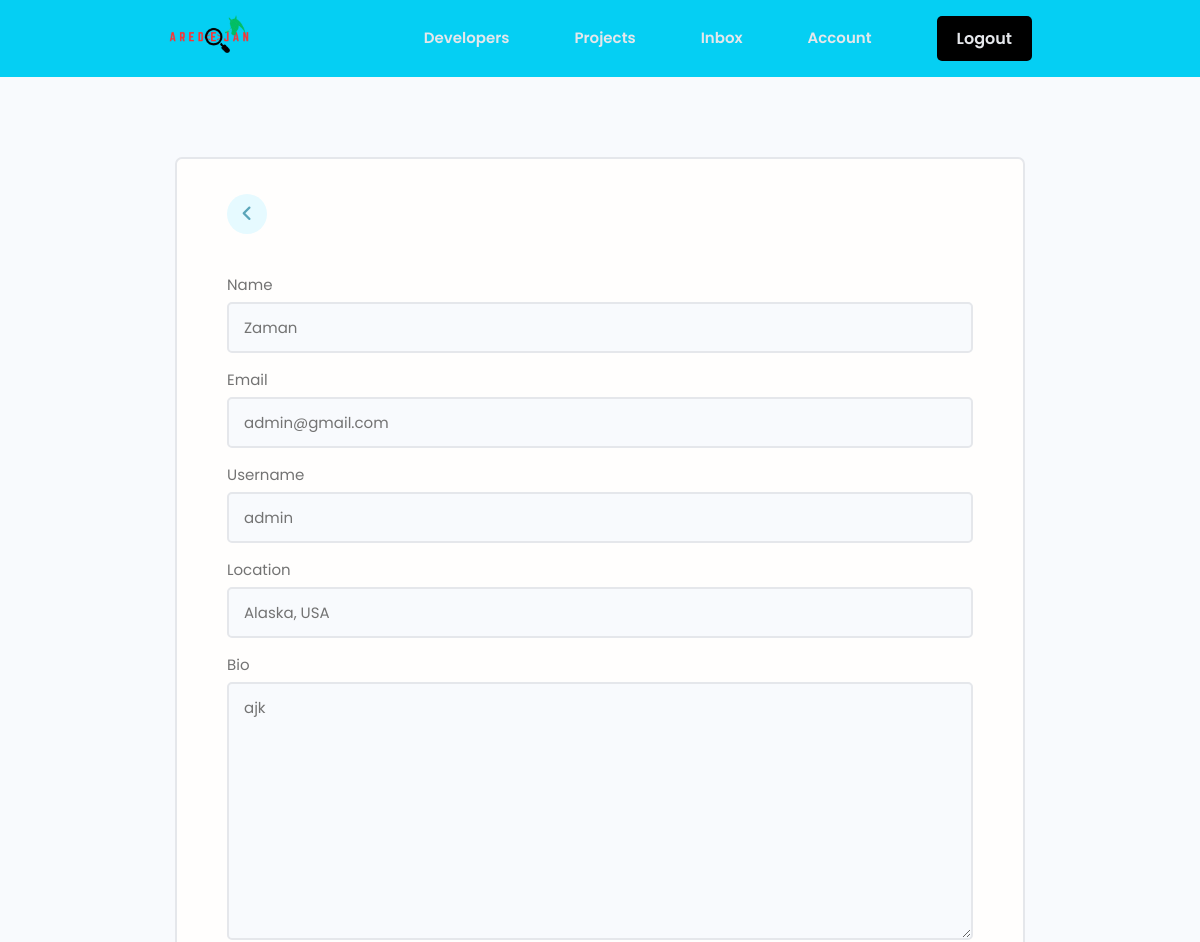
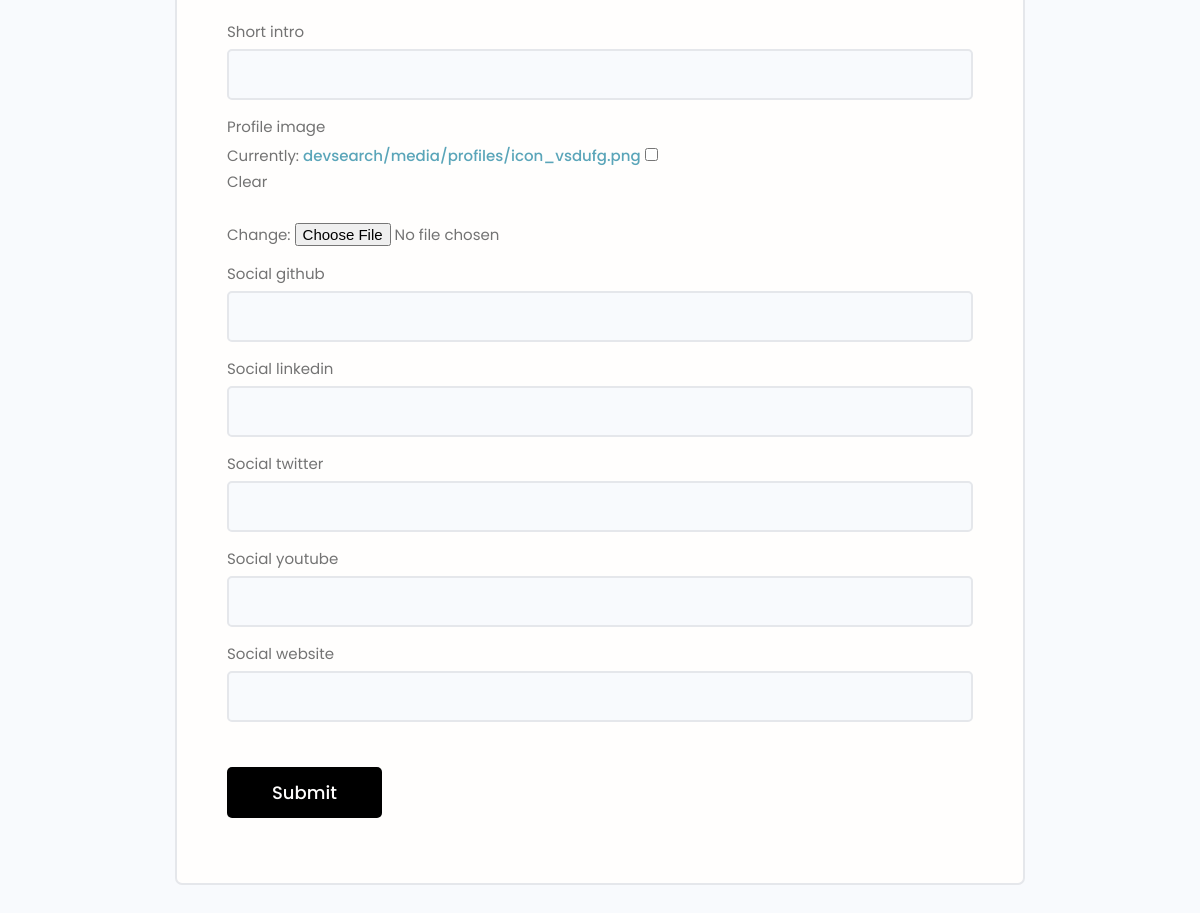
The app's page /edit-account/ (signed in), older data (2 pictures, top to bottom).
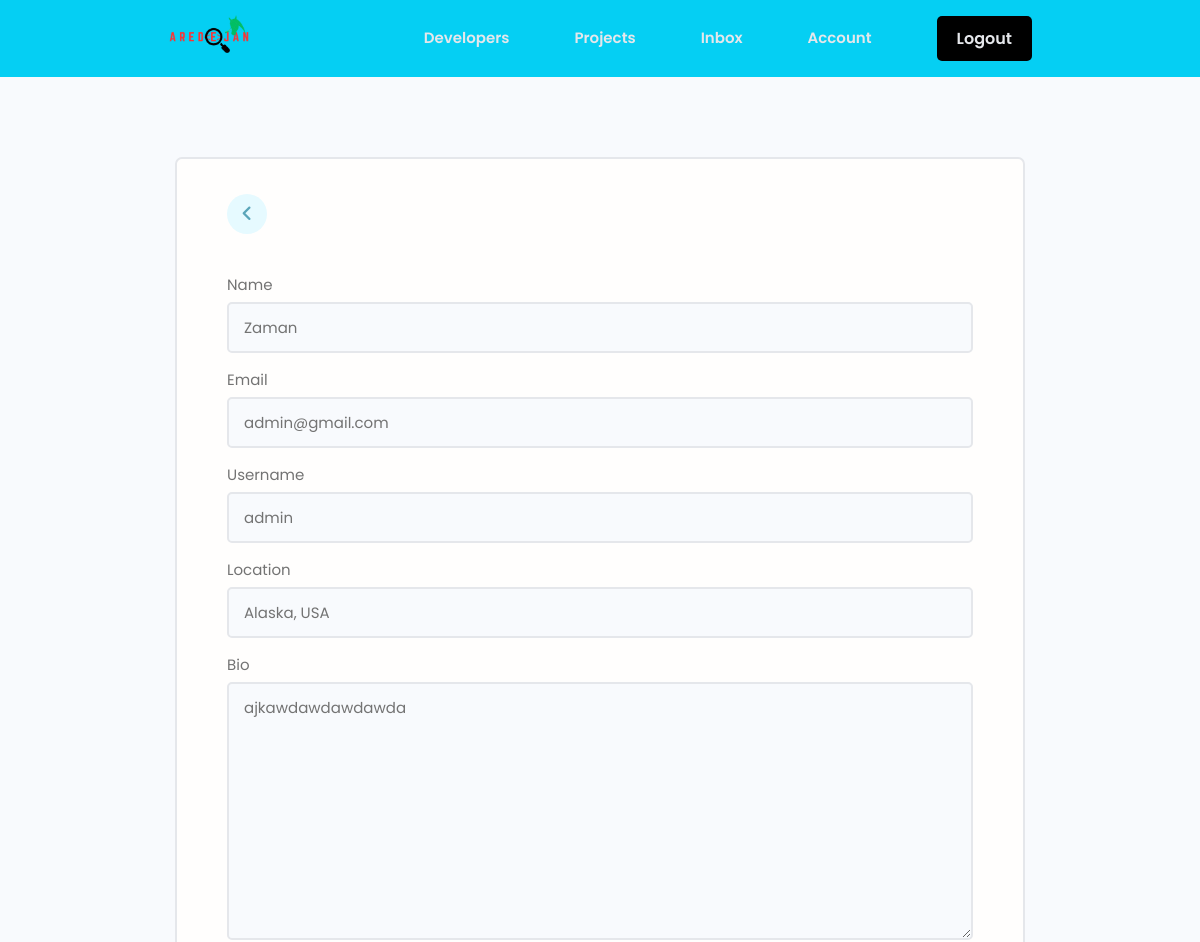
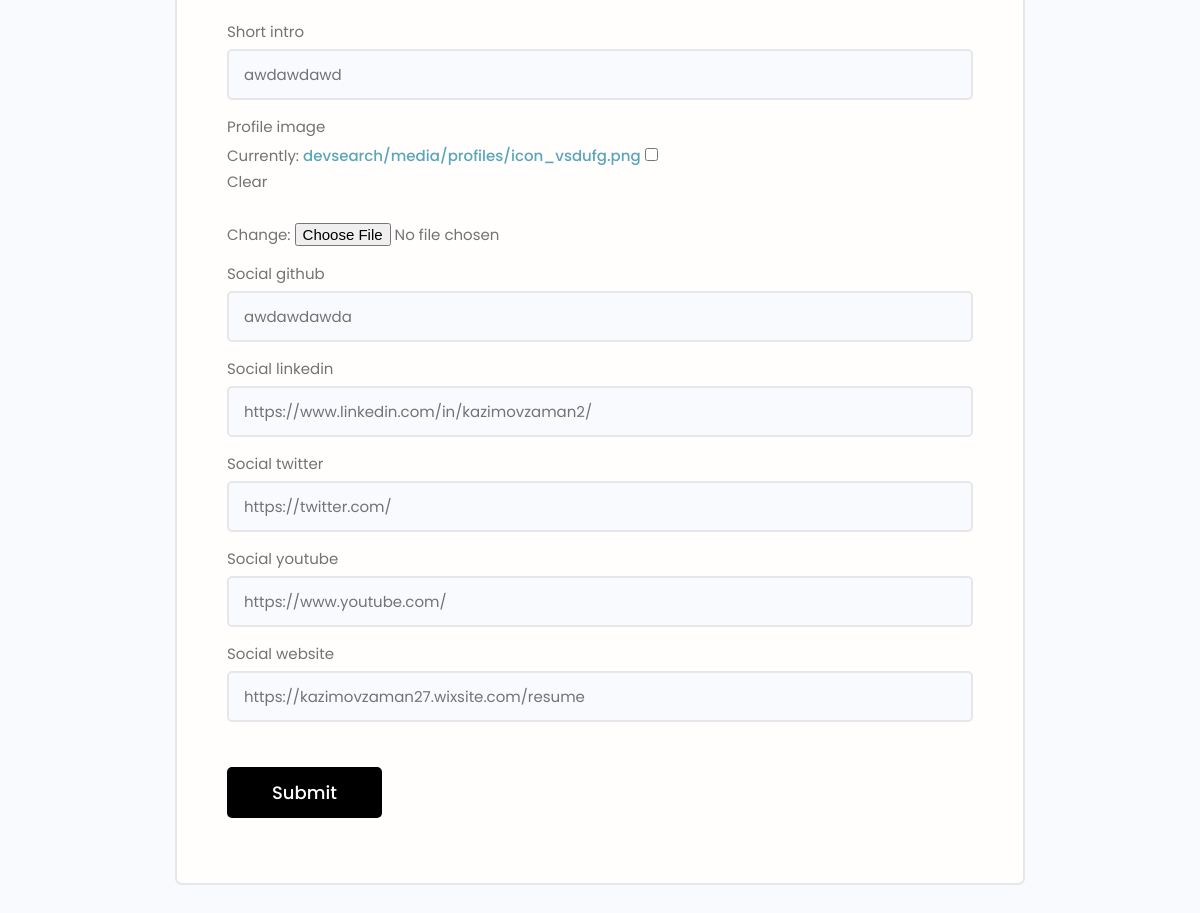
The same page, newer data (2 pictures, top to bottom).
### users/models.py (models this page shows, shortened)
class Profile(models.Model):
    user = models.OneToOneField(User, on_delete=models.CASCADE, null=True, blank=True)
    name = models.CharField(max_length=200, blank=True, null=True)
    email = models.EmailField(max_length=500, blank=True, null=True)
    username = models.CharField(max_length=200, blank=True, null=True)
    location = models.CharField(max_length=200, blank=True, null=True)
    short_intro = models.CharField(max_length=200, blank=True, null=True)
    bio = models.TextField(blank=True, null=True)
    profile_image = models.ImageField(null=True, blank=True, upload_to='profiles/', default='profiles/user-default.png')
    social_github = models.CharField(max_length=200, blank=True, null=True)
    social_twitter = models.CharField(max_length=200, blank=True, null=True)
    social_linkedin = models.CharField(max_length=200, blank=True, null=True)
    social_youtube = models.CharField(max_length=200, blank=True, null=True)
    social_website = models.CharField(max_length=200, blank=True, null=True)
    created = models.DateTimeField(auto_now_add=True)
    id = models.UUIDField(default=uuid.uuid4, unique=True, primary_key=True, editable=False)
    class Meta:
        ordering = ['created']

### users/views.py (the view)
# urls.py: path('edit-account/', views.editAccount, name='edit-account'),
@login_required(login_url='login')
def editAccount(request):
    profile = request.user.profile
    form = ProfileForm(instance=profile)
    if request.method == "POST":
        form = ProfileForm(request.POST, request.FILES, instance=profile)
        if form.is_valid():
            form.save()
            return redirect('account')
    context = {'form': form, }
    return render(request, 'users/profile_form.html', context)

### users/forms.py
class ProfileForm(ModelForm):
    class Meta:
        model = Profile
        fields = ['name', 'email', 'username',
                  'location', 'bio', 'short_intro',
                  'profile_image', 'social_github',
                  'social_linkedin', 'social_twitter',
                  'social_youtube', 'social_website']
    def __init__(self, *args, **kwargs):
        super(ProfileForm, self).__init__(*args, **kwargs)
        for name, field in self.fields.items():
            field.widget.attrs.update({'class': 'input'})

### users/templates/users/profile_form.html (shortened to what this page needs)
{% extends 'main.html' %}
{% block content %}
<main class="formPage my-xl">
    <div class="content-box">
        <div class="formWrapper">
            <a class="backButton" href="{% url 'account' %}"><i class="fa-solid fa-angle-left"></i></a>
            <br>
            <form class="form" action="{% url 'edit-account' %}" method="POST" enctype="multipart/form-data">
                {% for field in form %}
                <div class="form__field">
                    <label for="formInput#text">{{field.label}}</label>
                    {{field}}
                </div>
                {% endfor %}
                <input class="btn btn--sub btn--lg  my-md" type="submit" value="Submit" />
            </form>
        </div>
    </div>
</main>
{% endblock content %}

Row changes from the older to the newer data that the page shows:
changed Profile "Zaman": bio "ajk" → "ajkawdawdawdawda"; short_intro (not shown) → "awdawdawd"; social_github (not shown) → "awdawdawda"; social_linkedin (not shown) → "https://www.linkedin.com/in/kazimovzaman2/"; social_twitter (not shown) → "https://twitter.com/"; social_youtube (not shown) → "https://www.youtube.com/"; social_website (not shown) → "https://kazimovzaman27.wixsite.com/resume"
